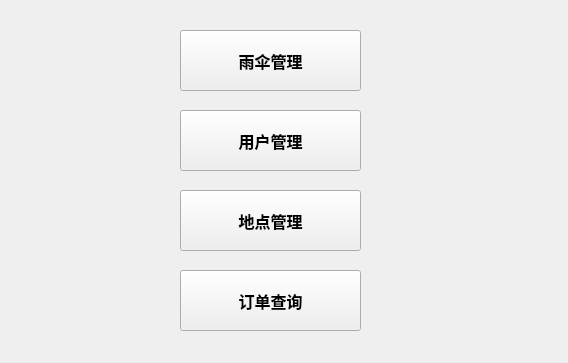
<?xml version="1.0" encoding="UTF-8"?>
<ui version="4.0">
 <class>Adminwindow</class>
 <widget class="QWidget" name="Adminwindow">
  <property name="geometry">
   <rect>
    <x>0</x>
    <y>0</y>
    <width>568</width>
    <height>363</height>
   </rect>
  </property>
  <property name="font">
   <font>
    <family>微软雅黑</family>
    <pointsize>12</pointsize>
    <weight>75</weight>
    <bold>true</bold>
   </font>
  </property>
  <property name="windowTitle">
   <string>管理员界面</string>
  </property>
  <widget class="QPushButton" name="pushButton_umbrella">
   <property name="geometry">
    <rect>
     <x>180</x>
     <y>30</y>
     <width>181</width>
     <height>61</height>
    </rect>
   </property>
   <property name="text">
    <string>雨伞管理</string>
   </property>
  </widget>
  <widget class="QPushButton" name="pushButton_user">
   <property name="geometry">
    <rect>
     <x>180</x>
     <y>110</y>
     <width>181</width>
     <height>61</height>
    </rect>
   </property>
   <property name="text">
    <string>用户管理</string>
   </property>
  </widget>
  <widget class="QPushButton" name="pushButton_place">
   <property name="geometry">
    <rect>
     <x>180</x>
     <y>190</y>
     <width>181</width>
     <height>61</height>
    </rect>
   </property>
   <property name="text">
    <string>地点管理</string>
   </property>
  </widget>
  <widget class="QPushButton" name="pushButton_orders">
   <property name="geometry">
    <rect>
     <x>180</x>
     <y>270</y>
     <width>181</width>
     <height>61</height>
    </rect>
   </property>
   <property name="font">
    <font>
     <family>微软雅黑</family>
     <pointsize>12</pointsize>
     <weight>75</weight>
     <bold>true</bold>
    </font>
   </property>
   <property name="text">
    <string>订单查询</string>
   </property>
  </widget>
 </widget>
 <resources/>
 <connections/>
</ui>
